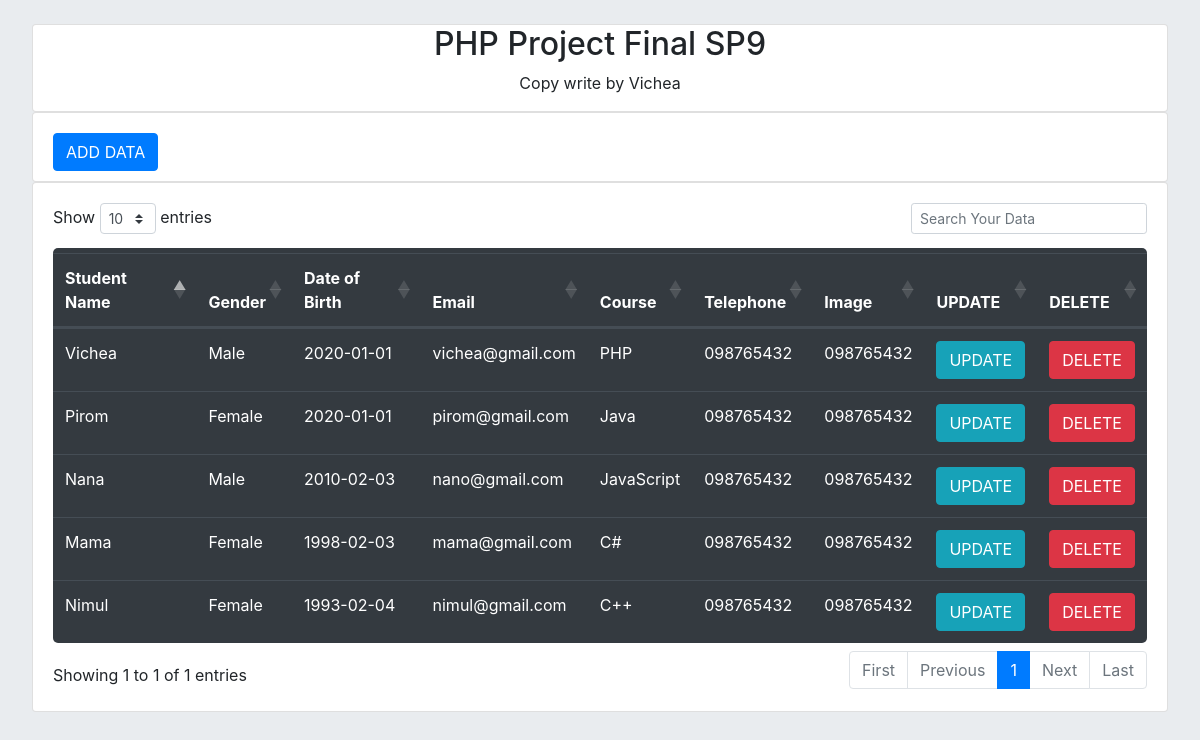
The page / on the database its author committed.
### tables this page shows
CREATE TABLE `tbl_students` (
  `id` int(10) UNSIGNED NOT NULL,
  `name` varchar(255) NOT NULL,
  `gender` varchar(50) NOT NULL,
  `dob` date NOT NULL,
  `email` varchar(255) NOT NULL,
  `course` varchar(255) NOT NULL,
  `tel` varchar(255) NOT NULL
);

### index.php (the view, shortened to what this page needs)
<!DOCTYPE html>
<html lang="en">
<head>
    <link rel="stylesheet" href="https://stackpath.bootstrapcdn.com/bootstrap/4.2.1/css/bootstrap.min.css">
    <link rel="stylesheet" href="https://cdn.datatables.net/1.10.18/css/dataTables.bootstrap4.min.css">
</head>
<body>
    <div class="table-responsive-xl" style="margin-top: -40px;">
        <div class="jumbotron">
            <div class="card">
                <center>
                    <h2>PHP Project Final SP9</h2>
                    <p>Copy write by Vichea</p>
                </center>
            </div>
            <div class="card" style="height: 70px;">
                <div class="card-body">
                    <button type="button" class="btn btn-primary" data-toggle="modal" data-target="#studentaddmodal">
                        ADD DATA
                    </button>
                </div>
            </div>
            <div class="card">
                <div class="card-body">
                    <?php
                    $connection = mysqli_connect("localhost", "root", "", "db_sp9final");
                    $query = "SELECT * FROM tbl_students";
                    $query_run = mysqli_query($connection, $query);
                    ?>
                    <table id="datatableid" class="table table-dark table-hover" style="border-radius: 5px; padding-top:5px;">
                        <thead>
                            <tr>
                                <th scope="col">Student Name</th>
                                <th scope="col">Gender </th>
                                <th scope="col"> Date of Birth </th>
                                <th scope="col"> Email </th>
                                <th scope="col"> Course </th>
                                <th scope="col"> Telephone </th>
                                <th scope="col"> Image </th>
                                <th scope="col"> UPDATE </th>
                                <th scope="col"> DELETE </th>
                            </tr>
                        </thead>
                        <?php
                        if ($query_run) {
                            foreach ($query_run as $row) {
                        ?>
                                <tbody>
                                    <tr>
                                        <td> <?php echo $row['name']; ?> </td>
                                        <td> <?php echo $row['gender']; ?> </td>
                                        <td> <?php echo $row['dob']; ?> </td>
                                        <td> <?php echo $row['email']; ?> </td>
                                        <td> <?php echo $row['course']; ?> </td>
                                        <td> <?php echo $row['tel']; ?> </td>
                                        <td> <?php echo $row['tel']; ?> </td>
                                        <td>
                                            <a href="updatecode.php?edit=<?php echo $row['id']; ?>" class="btn btn-info"> UPDATE </a>
                                        </td>
                                        <td>
                                            <a href="deletecode.php?delete=<?php echo $row['id']; ?>" class="btn btn-danger"> DELETE </a>
                                        </td>
                                    </tr>
                                </tbody>
                        <?php
                            }
                        } else {
                            echo "No Record Found";
                        }
                        ?>
                    </table>
                </div>
            </div>
        </div>
    </div>
</body>
</html>

### rows shown on the page
tbl_students: name "Vichea", gender "Male", dob "2020-01-01", email "vichea@gmail.com", course "PHP", tel "098765432"
tbl_students: name "Pirom", gender "Female", dob "2020-01-01", email "pirom@gmail.com", course "Java", tel "098765432"
tbl_students: name "Nana", gender "Male", dob "2010-02-03", email "nano@gmail.com", course "JavaScript", tel "098765432"
tbl_students: name "Mama", gender "Female", dob "1998-02-03", email "mama@gmail.com", course "C#", tel "098765432"
tbl_students: name "Nimul", gender "Female", dob "1993-02-04", email "nimul@gmail.com", course "C++", tel "098765432"
